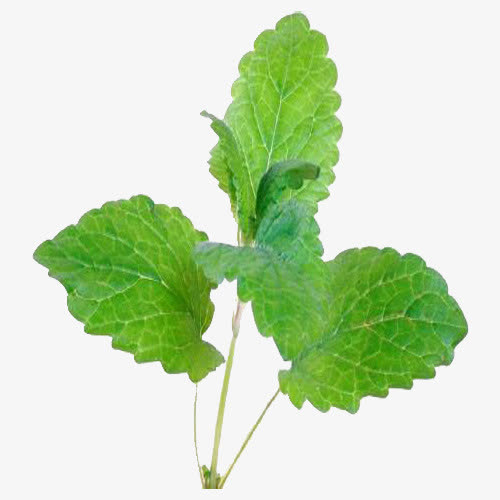
//> input picture HW6/圖.jpg, 500 x 500 px
$ ./Source '圖.jpg'   (built with g++ and OpenCV 4)
//> lines starting //> are read from the running program, lines starting //| are printed output that depends on the picture; after the words box and inside, x2 and y2 are one past the last pixel; in counts of white or black regions, pixels touching at a corner belong together
#include <opencv2/core.hpp>
#include <opencv2/imgproc.hpp>
#include <opencv2/highgui.hpp>
#include <iostream>
# include <opencv2/opencv.hpp>
#include <iostream>
#include <Windows.h>
#include <string>
using namespace std;
using namespace cv;
/*函数功能：求两条直线交点*/
/*输入：两条Vec4i类型直线*/
/*返回：Point2f类型的点*/
Mat photo(Mat dist, int i)
{
	Mat dist_8u;
	dist.convertTo(dist_8u, CV_8U);
	// Find total markers
	vector<vector<Point> > contours;
	findContours(dist_8u, contours, RETR_EXTERNAL, CHAIN_APPROX_SIMPLE);
	// Create the marker image for the watershed algorithm
	Mat markers = Mat::zeros(dist.size(), CV_32S);
	// Draw the foreground markers
	for (size_t i = 0; i < contours.size(); i++)
	{
		drawContours(markers, contours, static_cast<int>(i), Scalar(static_cast<int>(i) + 1), -1);
	}
	// Draw the background marker
	circle(markers, Point(5, 5), 3, Scalar(255), -1);
	//imshow("test Markers"+i, markers * 10000);
	// Perform the watershed algorithm
	//watershed(imgResult, markers);
	Mat mark;
	markers.convertTo(mark, CV_8U);
	bitwise_not(mark, mark);
	// imshow("Markers_v2", mark); // uncomment this if you want to see how the mark
	 // image looks like at that point
	 // Generate random colors
	vector<Vec3b> colors;
	for (size_t i = 0; i < contours.size(); i++)
	{
		int b = theRNG().uniform(0, 256);
		int g = theRNG().uniform(0, 256);
		int r = theRNG().uniform(0, 256);
		colors.push_back(Vec3b((uchar)b, (uchar)g, (uchar)r));
	}
	// Create the result image
	Mat dst = Mat::zeros(markers.size(), CV_8UC3);
	// Fill labeled objects with random colors
	for (int i = 0; i < markers.rows; i++)
	{
		for (int j = 0; j < markers.cols; j++)
		{
			int index = markers.at<int>(i, j);
			if (index > 0 && index <= static_cast<int>(contours.size()))
			{
				dst.at<Vec3b>(i, j) = colors[index - 1];
			}
		}
	}
	// Visualize the final image
	//imshow("Final Result"+i, dst);
	return dst;
}

int main(int argc, char* argv[])
{
	// Load the image
	char strModule[256];
	GetModuleFileName(NULL, strModule, 256); //得到當前模塊路徑
//> (this line was passed over: GetModuleFileName is not available in this run)

	string a;
	a.assign(strModule);

	a.append("//..//");   //設置為當前工作路徑為當時的上一級
	//a=a+"..//";
	SetCurrentDirectory(a.c_str()); //設置
//> (this line was passed over: SetCurrentDirectory is not available in this run)
	GetCurrentDirectory(1000, strModule);

	Mat src = imread("圖.jpg");
//> src is the input picture: 500 rows x 500 cols, CV_8UC3; mean B, G, R 189.7, 222.7, 203.2
	if (src.empty())
	{
		cout << "Could not open or find the image!\n" << endl;
		cout << "Usage: " << argv[0] << " <Input image>" << endl;
		return -1;
	}	imshow("原圖", src);
	///灰階圖
	Mat grayImg;
	cvtColor(src, grayImg, CV_BGR2GRAY);
	for (int i = 0; i < src.rows; i++) {
		for (int j = 0; j < src.cols; j++) {
			if (src.at<Vec3b>(i, j)[0] >= 200)
			{
				src.at<Vec3b>(i, j)[0] = 0;
				src.at<Vec3b>(i, j)[1] = 0;
				src.at<Vec3b>(i, j)[2] = 0;
			}
		}
	}imshow("背景黑色", src);


	Mat canny_image;	Canny(src, canny_image, 150, 200, 3);
//> after `Canny(src, canny_image, 150, 200, 3)`: canny_image: 500 rows x 500 cols, CV_8UC1; 2.9% white in thin lines or dots, all inside (x1, y1, x2, y2) = (32, 11, 469, 490)
	imshow("Canny 圖", canny_image);
	///Laplace/////////////////////////////////////////
	Mat kernel = (Mat_<float>(3, 3) <<
		1, 1, 1,
		1, -8, 1,
		1, 1, 1);
	Mat imgLaplacian;
	filter2D(src, imgLaplacian, CV_32F, kernel);
	imshow("imgLaplacian 圖 ", imgLaplacian);
	Mat sharp;
	src.convertTo(sharp, CV_32F);
	Mat imgResult = sharp - imgLaplacian;

	imgResult.convertTo(imgResult, CV_8UC3);
//> imgResult: 500 rows x 500 cols, CV_8UC3
	imgLaplacian.convertTo(imgLaplacian, CV_8UC3);
//> imgLaplacian: 500 rows x 500 cols, CV_8UC3
	imshow("套上原圖", imgResult);

	///2值化/////////////////////////////
	Mat bw;
	Mat be_erode;
	cvtColor(imgResult, bw, COLOR_BGR2GRAY);
	threshold(bw, bw, 10, 255, THRESH_BINARY);
//> bw: 500 rows x 500 cols, CV_8UC1; 30.1% white; 3 white regions (2 under 20 px), largest, box (x1, y1, x2, y2) and area: (33, 11, 468, 489) 75258
	Mat element = getStructuringElement(cv::MORPH_CROSS, cv::Size(3, 3));
	dilate(bw, be_erode, element);
//> be_erode: 500 rows x 500 cols, CV_8UC1; 31.4% white; 1 white region, box (x1, y1, x2, y2) and area: (32, 10, 469, 490) 78593
	erode(be_erode, be_erode, element);
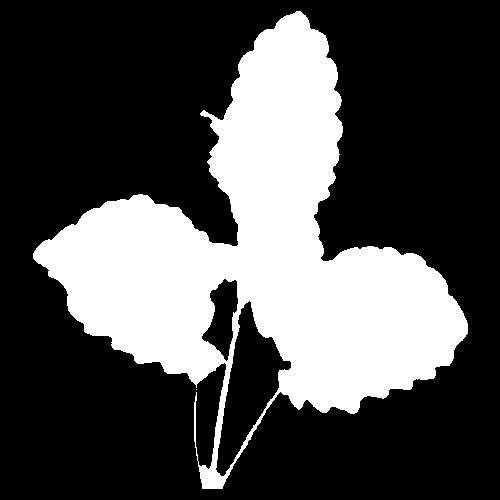
//> be_erode: 500 rows x 500 cols, CV_8UC1; 30.5% white; 2 white regions (1 under 20 px), largest, box (x1, y1, x2, y2) and area: (33, 11, 468, 489) 76150
	//threshold(bw, bw, 40, 255, THRESH_BINARY | THRESH_OTSU);
	//imshow("2值化", bw);
	imshow("OPEN_2值化", be_erode);

	/*霍夫直线检测*/
	/*vector<Vec4i> Lines;
	HoughLinesP(be_erode, Lines, 1, CV_PI / 360, 200, 100, 10);
	Vec4i LineStand = Lines[0];
	Vec4i LineAnother;
	double ka = (double)(LineStand[1] - LineStand[3]) / (double)(LineStand[0] - LineStand[2]);
	double kb;
	for (int i = 1; i < Lines.size(); i++)
	{
		double ki = (double)(Lines[i][1] - Lines[i][3]) / (double)(Lines[i][0] - Lines[i][2]);
		if (ki * ka < 0)
		{
			LineAnother = Lines[i];
			kb = ki;
		}
	}
	/*画出两条直线*/
	/*Mat result;
	result = src.clone();
	line(result, Point(LineStand[0], LineStand[1]), Point(LineStand[2], LineStand[3]), Scalar(0, 255, 0), 2, 8);
	line(result, Point(LineAnother[0], LineAnother[1]), Point(LineAnother[2], LineAnother[3]), Scalar(0, 0, 255), 2, 8);
	cout << "直线A过点(" << LineStand[0] << "," << LineStand[1] << ")以及点(" << LineStand[2] << "，" << LineStand[3] << ")；斜率为：" << ka << endl;
	cout << "直线B过点(" << LineAnother[0] << "，" << LineAnother[1] << ")以及点(" << LineAnother[2] << "，" << LineAnother[3] << ")；斜率为：" << kb << endl;

	imshow("result", result);*/

	/////distanceTransform///////////////////////////////
// Perform the distance transform algorithm
	Mat dist;
	distanceTransform(be_erode, dist, DIST_L2, 3);

	normalize(dist, dist, 0, 1.0, NORM_MINMAX);
	imshow("Distance Transform Image", dist);
	/////抓節////////////////////////////////////////
	Mat element1 = getStructuringElement(cv::MORPH_CROSS, cv::Size(10, 10));
	Mat eroded, temp;
	Mat canny_2;
	Canny(be_erode, canny_2, 50, 100, 3);
//> canny_2: 500 rows x 500 cols, CV_8UC1; 1.1% white in thin lines or dots, all inside (x1, y1, x2, y2) = (32, 10, 468, 489)
	erode(be_erode, eroded, element1);
//> eroded: 500 rows x 500 cols, CV_8UC1; 26.8% white; 3 white regions (1 under 20 px), largest, box (x1, y1, x2, y2) and area: (38, 16, 464, 410) 66797, (204, 469, 222, 485) 176
	dilate(eroded, temp, element1);
//> temp: 500 rows x 500 cols, CV_8UC1; 29.8% white; 2 white regions, box (x1, y1, x2, y2) and area: (34, 12, 469, 415) 74019, (200, 465, 227, 490) 427
	//imshow("New1", temp);
	Mat stem = be_erode - temp;
//> stem: 500 rows x 500 cols, CV_8UC1; 0.98% white; 61 white regions (41 under 20 px), largest, box (x1, y1, x2, y2) and area: (211, 363, 233, 469) 608, (222, 369, 287, 480) 393, (228, 285, 243, 361) 337
	stem = stem - canny_2;
	//imshow("New2", stem);
	Mat element3 = getStructuringElement(cv::MORPH_CROSS, cv::Size(3, 10));
	erode(stem, stem, element3);
	dilate(stem, stem, element3);
	dilate(stem, stem, element3);
	erode(stem, stem, element3);
//> stem: 500 rows x 500 cols, CV_8UC1; 0.29% white; 1 white region
	//	imshow("New3", stem);
	Mat fin1 = photo(temp, 1);
//> in photo, `findContours(dist_8u, contours, RETR_EXTERNAL, CHAIN_APPROX_SIMPLE);`: contours = 2 contours; box (x1, y1, x2, y2) and area: (34, 12, 469, 415) 73158, (200, 465, 227, 490) 386
//> the loop in photo, `for (size_t i = 0; i < contours.size(); i++)` made 2 passes
//> after the loop in photo, `for (size_t i = 0; i < contours.size(); i++)`: markers: 500 rows x 500 cols, CV_32SC1; 3 distinct labels, from 0 to 2
//> in photo, `circle(markers, Point(5, 5), 3, Scalar(255), -1);`: markers: 500 rows x 500 cols, CV_32SC1; 4 distinct labels, from 0 to 255
//> after the loop in photo, `for (int i = 0; i < markers.rows; i++)`:
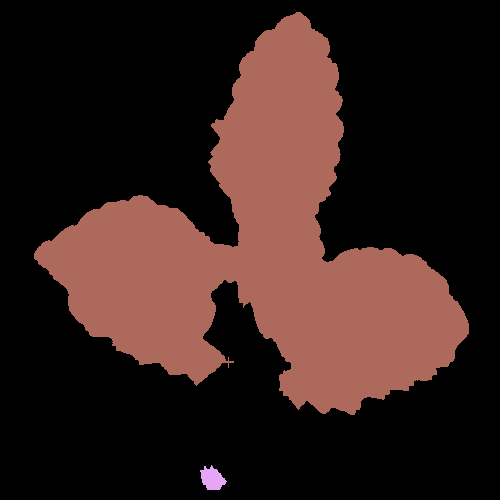
//> dst: 500 rows x 500 cols, CV_8UC3; mean B, G, R 28, 31.4, 51.9
	imshow("判斷幾個節", fin1);
	int stem_count = 0;
	int stem_rember[] = { 0 };
	for (int i = 0; i < fin1.rows; i++) {
		for (int j = 0; j < fin1.cols; j++) {
			if (fin1.at<Vec3b>(i, j)[0] != 0)
			{
				int test = fin1.at<Vec3b>(i, j)[0];
				//初始
				if (stem_rember[0] == 0)
					stem_rember[0] = test;
				int repeat = 0;
				for (int x = 0; x < stem_count; x++)
				{
					if (stem_rember[x] == test)
					{
						repeat++;
					}
				}
				if (repeat == 0)
				{
					stem_rember[stem_count] = test;
					stem_count++;
				}
			}
		}
	}
//> this loop made 500 passes
//> stem_count on passes 1 to 3: 0, 0, 0
//> after the loop, stem_rember = [246]; stem_count = 2
	cout << "這張值物照片有" << stem_count - 1 << "個分節點\n";
//| 這張值物照片有1個分節點

	Mat fin2 = photo(stem, 2);
//> call 2 of photo, with i = 2
//> in photo (call 2), `findContours(dist_8u, contours, RETR_EXTERNAL, CHAIN_APPROX_SIMPLE);`: contours = 1 contour; box (x1, y1, x2, y2) and area: (212, 302, 241, 471) 557
//> the loop in photo (call 2), `for (size_t i = 0; i < contours.size(); i++)` made 1 pass
//> after the loop in photo (call 2), `for (size_t i = 0; i < contours.size(); i++)`: markers: 500 rows x 500 cols, CV_32SC1; values 0 (black) and 1 (white), 0.29% white; 1 white region, box (x1, y1, x2, y2) and area: (212, 302, 241, 471) 731
//> in photo (call 2), `circle(markers, Point(5, 5), 3, Scalar(255), -1);`:
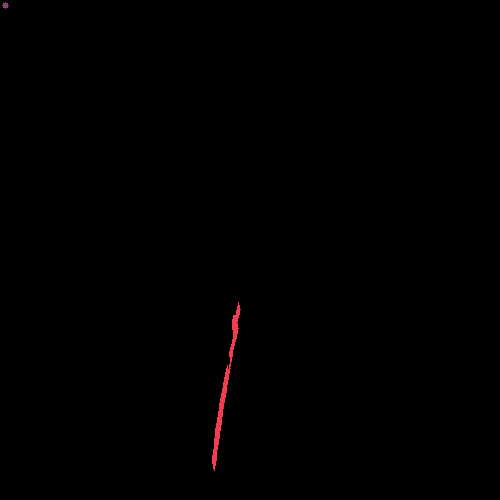
//> markers: 500 rows x 500 cols, CV_32SC1; 3 distinct labels, from 0 to 255; one colour per label, 0 black
	imshow("判斷莖粗度", fin2);
	int stem_weight1 = 0, stem_weight2 = 0;
	int stem_weight[] = { 0 };
	int stem_weightx[] = { 0 };
	int stem_weight_count = 0;
	for (int i = 0; i < fin2.rows; i++) {
		stem_weight_count = 0;
		for (int j = 0; j < fin2.cols; j++) {
			if (fin2.at<Vec3b>(i, j)[0] != 0)
			{
				//cout << i <<"__有" << j<< "點\n";
				stem_weight[stem_weight_count] = j;
				stem_weight_count++;
				if (stem_weight_count > sizeof(stem_weightx))
				{
					for (int g = 0; g < sizeof(stem_weight); g++)
					{
						stem_weightx[g] = stem_weight[g];
					}
				}
				// [10 lines of commented-out code are left out]
			}
		}
	}
//> after the loop, stem_weight_count = 0; stem_weight = [214]; stem_weightx = [216]
	for (int g = 0; g < sizeof(stem_weightx); g++)
	{
		//cout << "植物莖的粗度為" << stem_weightx[g] << "pixel\n";
		if (g == 0)
			stem_weight1 = stem_weightx[g];
		else
			stem_weight2 = stem_weightx[g];
	}
//> this loop made 4 passes
	cout << "植物莖的粗度為" << stem_weight2 - stem_weight1 + 1 << "pixel\n";
//| 植物莖的粗度為1pixel

	// [26 lines of commented-out code are left out]

	threshold(dist, dist, 0.55, 1.0, THRESH_BINARY);
//> dist: 500 rows x 500 cols, CV_32FC1; values 0 (black) and 1 (white), 5.9% white; 3 white regions, box (x1, y1, x2, y2) and area: (271, 244, 423, 367) 6614, (93, 237, 180, 323) 4564, (251, 65, 301, 211) 3550
	// Dilate a bit the dist image
	Mat kernel1 = Mat::ones(7, 7, CV_8U);
	dilate(dist, dist, kernel1);
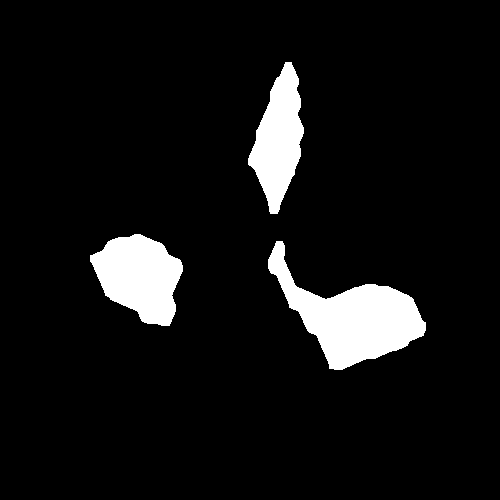
//> dist: 500 rows x 500 cols, CV_32FC1; values 0 (black) and 1 (white), 7.6% white; 3 white regions, box (x1, y1, x2, y2) and area: (268, 241, 426, 370) 8412, (90, 234, 183, 326) 5667, (248, 62, 304, 214) 4823
	imshow("Peaks", dist);


	Mat dist_8u;
	dist.convertTo(dist_8u, CV_8U);
//> dist_8u: 500 rows x 500 cols, CV_8UC1; values 0 (black) and 1 (white), 7.6% white; 3 white regions
	// Find total markers
	vector<vector<Point> > contours;
	findContours(dist_8u, contours, RETR_EXTERNAL, CHAIN_APPROX_SIMPLE);
//> contours = 3 contours; box (x1, y1, x2, y2) and area: (268, 241, 426, 370) 8191, (90, 234, 183, 326) 5530, (248, 62, 304, 214) 4664
	// Create the marker image for the watershed algorithm
	Mat markers = Mat::zeros(dist.size(), CV_32S);
	// Draw the foreground markers
	for (size_t i = 0; i < contours.size(); i++)
	{
		drawContours(markers, contours, static_cast<int>(i), Scalar(static_cast<int>(i) + 1), -1);
	}
//> this loop made 3 passes
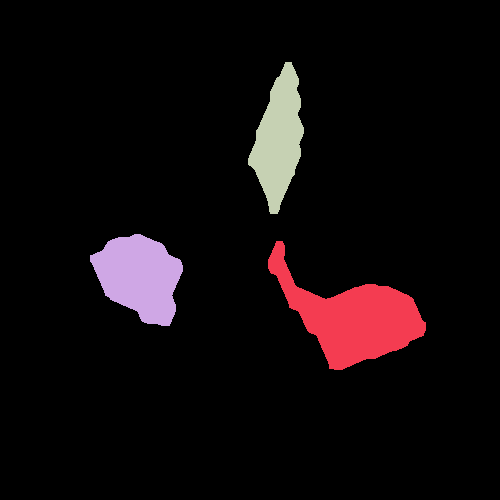
//> markers: 500 rows x 500 cols, CV_32SC1; 4 distinct labels, from 0 to 3; one colour per label, 0 black
	// Draw the background marker
	circle(markers, Point(5, 5), 3, Scalar(255), -1);
//> markers: 500 rows x 500 cols, CV_32SC1; 5 distinct labels, from 0 to 255
	imshow("Markers", markers * 10000);
	// Perform the watershed algorithm
	//watershed(imgResult, markers);
	Mat mark;
	markers.convertTo(mark, CV_8U);
	bitwise_not(mark, mark);
	// imshow("Markers_v2", mark); // uncomment this if you want to see how the mark
	 // image looks like at that point
	 // Generate random colors
	vector<Vec3b> colors;
	for (size_t i = 0; i < contours.size(); i++)
	{
		int b = theRNG().uniform(0, 256);
		int g = theRNG().uniform(0, 256);
		int r = theRNG().uniform(0, 256);
		colors.push_back(Vec3b((uchar)b, (uchar)g, (uchar)r));
	}
	// Create the result image
	Mat dst = Mat::zeros(markers.size(), CV_8UC3);
	// Fill labeled objects with random colors
	for (int i = 0; i < markers.rows; i++)
	{
		for (int j = 0; j < markers.cols; j++)
		{
			int index = markers.at<int>(i, j);
			if (index > 0 && index <= static_cast<int>(contours.size()))
			{
				dst.at<Vec3b>(i, j) = colors[index - 1];
			}
		}
	}
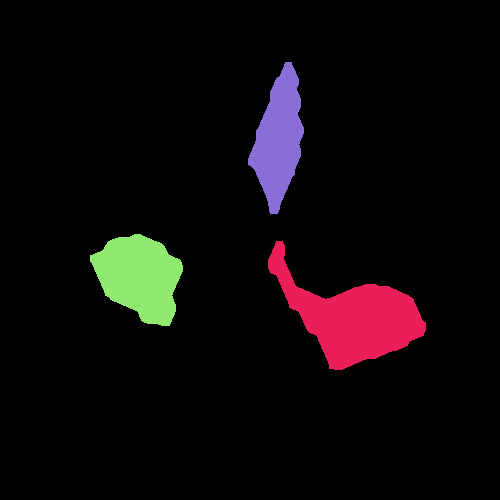
//> dst: 500 rows x 500 cols, CV_8UC3; mean B, G, R 9.7, 8.5, 13.8
	// Visualize the final image
	imshow("Final Result", dst);
	//尋找幾個葉片

	int red_count = 1;
	int red_rember[] = { 0 };
	for (int i = 0; i < dst.rows; i++) {
		for (int j = 0; j < dst.cols; j++) {
			if (dst.at<Vec3b>(i, j)[0] != 0 & dst.at<Vec3b>(i, j)[1] != 0 & dst.at<Vec3b>(i, j)[2] != 0)
			{
				int test = dst.at<Vec3b>(i, j)[0];
				//初始
				if (red_rember[0] == 0)
					red_rember[0] = test;
				int repeat = 0;
				for (int x = 0; x < red_count; x++)
				{
					if (red_rember[x] == test)
					{
						repeat++;
					}
				}
				if (repeat == 0)
				{
					red_rember[red_count] = test;
					red_count++;
				}
			}
		}
	}
//> after the loop, red_rember = [89]; red_count = 171
	cout << "葉片有" << red_count << "片\n";
//| 葉片有171片
	//找大小

	int height1 = 0, height2 = 0;
	int sch = 0;
	//找高
	for (int i = 0; i < src.rows; i++) {
		for (int j = 0; j < src.cols; j++) {
			if (src.at<Vec3b>(i, j)[0] != 0)
			{
				if (sch == 0)
				{
					height1 = i;
					sch++;
				}
				else {
					if (height2 < i)
					{
						height2 = i;
						//cout << height2;
					}
				}

			}
		}
	}cout << "高度度為" << height2 - height1 << "pixel\n";
//> this loop made 500 passes
//> (height1, sch, height2) on passes 1 to 3: (0, 0, 0), (0, 0, 0), (0, 0, 0)
//> after the loop, height1 = 11; sch = 1; height2 = 488
//| 高度度為477pixel

	//找寬
	int weith1 = 0, weigh2 = 0;
	sch = 0;
	for (int j = 0; j < src.cols; j++) {
		for (int i = 0; i < src.rows; i++) {
			if (src.at<Vec3b>(i, j)[0] != 0)
			{
				if (sch == 0)
				{
					weith1 = j;
					sch++;
				}
				else {
					if (weigh2 < j)
					{
						weigh2 = j;
						//cout << weigh2;
					}
				}

			}

		}
	}
//> this loop made 500 passes
//> after the loop, weith1 = 33; sch = 1; weigh2 = 467
	cout << "寬度為" << weigh2 - weith1 << "pixel\n";
//| 寬度為434pixel
	Mat image_src;					//原图
	Mat imageROI;						//ROI区域
	Mat TempImg;						//裁取出的区域存储为Mat
	int x_begin = weith1, y_begin = height1, width = weigh2 - weith1, height = height2 - height1;		//裁取区域的坐标及大小
//> x_begin = 33; y_begin = 11; width = 434; height = 477

	image_src = src.clone();
	imageROI = image_src(Rect(x_begin, y_begin, width, height));
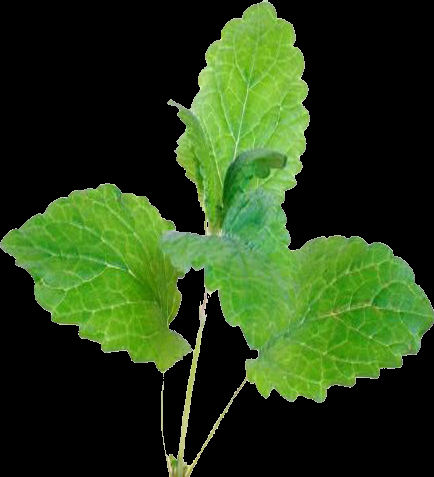
//> imageROI: 477 rows x 434 cols, CV_8UC3; mean B, G, R 22.6, 62.4, 38.9
	imageROI.convertTo(TempImg, TempImg.type());
	imshow("剪過後", TempImg);
	waitKey();
	return 0;
}
